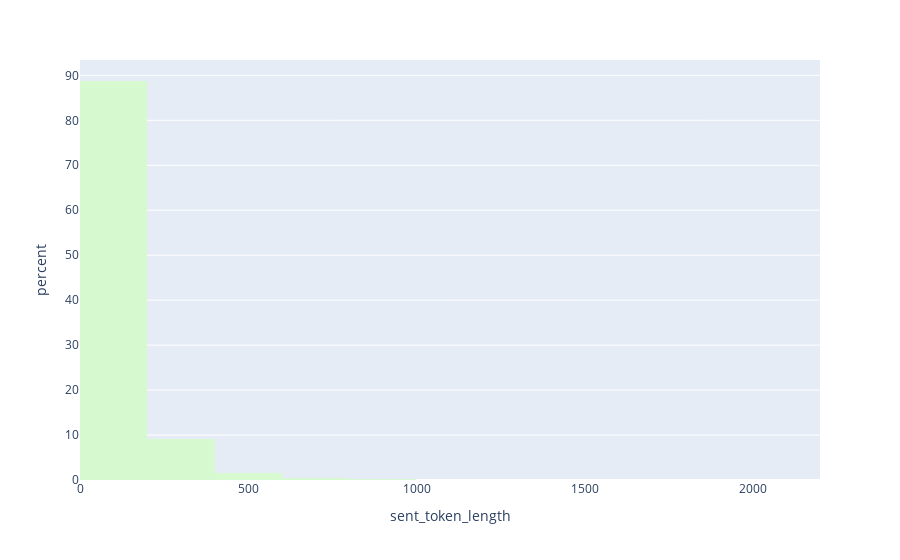

Here is the notebook cell this chart was saved with:
### Code cell
fig = px.histogram(df, x="sent_token_length", nbins=20, color_discrete_sequence=px.colors.cmocean.algae, barmode='group', histnorm="percent")
fig.show()

### Figure 1 — Plotly figure (JSON) as saved in the notebook; plotly's stock layout.template omitted (floating-point values rounded to 4 significant figures; data arrays with more than 128 entries replaced by an {"elided": "..."} marker saying what was removed)
{"data": [{"alignmentgroup": "True", "bingroup": "x", "histnorm": "percent", "hovertemplate": "sent_token_length=%{x}<br>percent=%{y}<extra></extra>", "legendgroup": "", "marker": {"color": "rgb(214, 249, 207)", "pattern": {"shape": ""}}, "name": "", "nbinsx": 20, "offsetgroup": "", "orientation": "v", "showlegend": false, "type": "histogram", "x": {"elided": "20491 int values"}, "xaxis": "x", "yaxis": "y"}], "layout": {"barmode": "group", "legend": {"tracegroupgap": 0}, "margin": {"t": 60}, "xaxis": {"anchor": "y", "domain": [0, 1], "title": {"text": "sent_token_length"}}, "yaxis": {"anchor": "x", "domain": [0, 1], "title": {"text": "percent"}}}}
